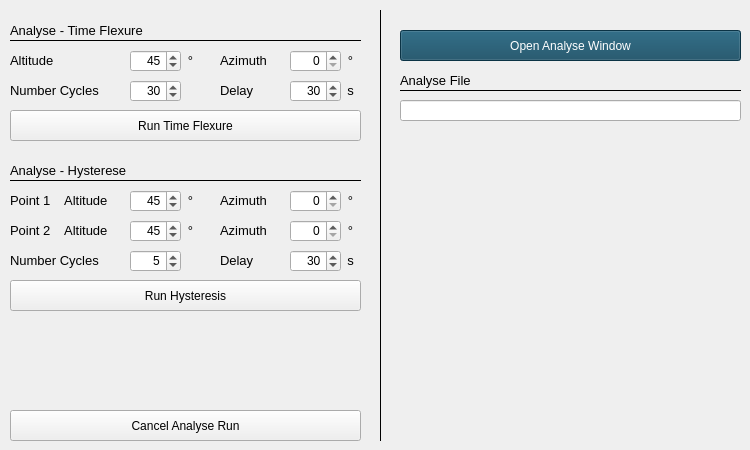
   <widget class="QWidget" name="tab_5">
    <attribute name="title">
     <string>Analyse Model</string>
    </attribute>
    <widget class="QLabel" name="label_107">
     <property name="geometry">
      <rect>
       <x>10</x>
       <y>20</y>
       <width>351</width>
       <height>21</height>
      </rect>
     </property>
     <property name="font">
      <font>
       <pointsize>10</pointsize>
      </font>
     </property>
     <property name="text">
      <string>Analyse - Time Flexure</string>
     </property>
    </widget>
    <widget class="QPushButton" name="btn_cancelAnalyseModel">
     <property name="geometry">
      <rect>
       <x>10</x>
       <y>410</y>
       <width>351</width>
       <height>31</height>
      </rect>
     </property>
     <property name="toolTip">
      <string>&lt;html&gt;&lt;head/&gt;&lt;body&gt;&lt;p&gt;Cancels a analyse cycle by constant pointing alt/az and measuring the error (next point)&lt;/p&gt;&lt;/body&gt;&lt;/html&gt;</string>
     </property>
     <property name="text">
      <string>Cancel Analyse Run</string>
     </property>
    </widget>
    <widget class="QPushButton" name="btn_runTimeChangeModel">
     <property name="geometry">
      <rect>
       <x>10</x>
       <y>110</y>
       <width>351</width>
       <height>31</height>
      </rect>
     </property>
     <property name="toolTip">
      <string>&lt;html&gt;&lt;head/&gt;&lt;body&gt;&lt;p&gt;Runs a analyse cycle by constant pointing alt/az and measuring the error&lt;/p&gt;&lt;/body&gt;&lt;/html&gt;</string>
     </property>
     <property name="text">
      <string>Run Time Flexure</string>
     </property>
    </widget>
    <widget class="Line" name="line_33">
     <property name="geometry">
      <rect>
       <x>10</x>
       <y>30</y>
       <width>351</width>
       <height>21</height>
      </rect>
     </property>
     <property name="frameShadow">
      <enum>QFrame::Plain</enum>
     </property>
     <property name="orientation">
      <enum>Qt::Horizontal</enum>
     </property>
    </widget>
    <widget class="QLabel" name="label_174">
     <property name="geometry">
      <rect>
       <x>10</x>
       <y>50</y>
       <width>51</width>
       <height>21</height>
      </rect>
     </property>
     <property name="font">
      <font>
       <pointsize>10</pointsize>
      </font>
     </property>
     <property name="text">
      <string>Altitude</string>
     </property>
    </widget>
    <widget class="QDoubleSpinBox" name="azimuthTimeChange">
     <property name="geometry">
      <rect>
       <x>290</x>
       <y>50</y>
       <width>51</width>
       <height>22</height>
      </rect>
     </property>
     <property name="alignment">
      <set>Qt::AlignRight|Qt::AlignTrailing|Qt::AlignVCenter</set>
     </property>
     <property name="decimals">
      <number>0</number>
     </property>
     <property name="maximum">
      <double>359.000000000000000</double>
     </property>
     <property name="singleStep">
      <double>1.000000000000000</double>
     </property>
     <property name="value">
      <double>0.000000000000000</double>
     </property>
    </widget>
    <widget class="QLabel" name="label_175">
     <property name="geometry">
      <rect>
       <x>220</x>
       <y>50</y>
       <width>51</width>
       <height>21</height>
      </rect>
     </property>
     <property name="font">
      <font>
       <pointsize>10</pointsize>
      </font>
     </property>
     <property name="text">
      <string>Azimuth</string>
     </property>
    </widget>
    <widget class="QDoubleSpinBox" name="altitudeTimeChange">
     <property name="geometry">
      <rect>
       <x>130</x>
       <y>50</y>
       <width>51</width>
       <height>22</height>
      </rect>
     </property>
     <property name="alignment">
      <set>Qt::AlignRight|Qt::AlignTrailing|Qt::AlignVCenter</set>
     </property>
     <property name="decimals">
      <number>0</number>
     </property>
     <property name="minimum">
      <double>0.000000000000000</double>
     </property>
     <property name="maximum">
      <double>90.000000000000000</double>
     </property>
     <property name="singleStep">
      <double>1.000000000000000</double>
     </property>
     <property name="value">
      <double>45.000000000000000</double>
     </property>
    </widget>
    <widget class="QLabel" name="label_176">
     <property name="geometry">
      <rect>
       <x>10</x>
       <y>80</y>
       <width>101</width>
       <height>21</height>
      </rect>
     </property>
     <property name="font">
      <font>
       <pointsize>10</pointsize>
      </font>
     </property>
     <property name="text">
      <string>Number Cycles</string>
     </property>
    </widget>
    <widget class="QDoubleSpinBox" name="numberRunsTimeChange">
     <property name="geometry">
      <rect>
       <x>130</x>
       <y>80</y>
       <width>51</width>
       <height>22</height>
      </rect>
     </property>
     <property name="alignment">
      <set>Qt::AlignRight|Qt::AlignTrailing|Qt::AlignVCenter</set>
     </property>
     <property name="decimals">
      <number>0</number>
     </property>
     <property name="minimum">
      <double>10.000000000000000</double>
     </property>
     <property name="maximum">
      <double>300.000000000000000</double>
     </property>
     <property name="singleStep">
      <double>1.000000000000000</double>
     </property>
     <property name="value">
      <double>30.000000000000000</double>
     </property>
    </widget>
    <widget class="QLabel" name="label_111">
     <property name="geometry">
      <rect>
       <x>340</x>
       <y>50</y>
       <width>21</width>
       <height>20</height>
      </rect>
     </property>
     <property name="font">
      <font>
       <pointsize>10</pointsize>
      </font>
     </property>
     <property name="text">
      <string>°</string>
     </property>
     <property name="alignment">
      <set>Qt::AlignCenter</set>
     </property>
     <property name="wordWrap">
      <bool>false</bool>
     </property>
    </widget>
    <widget class="QLabel" name="label_112">
     <property name="geometry">
      <rect>
       <x>180</x>
       <y>50</y>
       <width>21</width>
       <height>20</height>
      </rect>
     </property>
     <property name="font">
      <font>
       <pointsize>10</pointsize>
      </font>
     </property>
     <property name="text">
      <string>°</string>
     </property>
     <property name="alignment">
      <set>Qt::AlignCenter</set>
     </property>
     <property name="wordWrap">
      <bool>false</bool>
     </property>
    </widget>
    <widget class="QLabel" name="label_177">
     <property name="geometry">
      <rect>
       <x>220</x>
       <y>80</y>
       <width>41</width>
       <height>21</height>
      </rect>
     </property>
     <property name="font">
      <font>
       <pointsize>10</pointsize>
      </font>
     </property>
     <property name="text">
      <string>Delay</string>
     </property>
    </widget>
    <widget class="QDoubleSpinBox" name="delayTimeTimeChange">
     <property name="geometry">
      <rect>
       <x>290</x>
       <y>80</y>
       <width>51</width>
       <height>22</height>
      </rect>
     </property>
     <property name="alignment">
      <set>Qt::AlignRight|Qt::AlignTrailing|Qt::AlignVCenter</set>
     </property>
     <property name="decimals">
      <number>0</number>
     </property>
     <property name="minimum">
      <double>1.000000000000000</double>
     </property>
     <property name="maximum">
      <double>300.000000000000000</double>
     </property>
     <property name="singleStep">
      <double>1.000000000000000</double>
     </property>
     <property name="value">
      <double>30.000000000000000</double>
     </property>
    </widget>
    <widget class="QLabel" name="label_115">
     <property name="geometry">
      <rect>
       <x>340</x>
       <y>80</y>
       <width>21</width>
       <height>20</height>
      </rect>
     </property>
     <property name="font">
      <font>
       <pointsize>10</pointsize>
      </font>
     </property>
     <property name="text">
      <string>s</string>
     </property>
     <property name="alignment">
      <set>Qt::AlignCenter</set>
     </property>
     <property name="wordWrap">
      <bool>false</bool>
     </property>
    </widget>
    <widget class="QLabel" name="label_118">
     <property name="geometry">
      <rect>
       <x>10</x>
       <y>160</y>
       <width>351</width>
       <height>21</height>
      </rect>
     </property>
     <property name="font">
      <font>
       <pointsize>10</pointsize>
      </font>
     </property>
     <property name="text">
      <string>Analyse - Hysterese</string>
     </property>
    </widget>
    <widget class="Line" name="line_37">
     <property name="geometry">
      <rect>
       <x>10</x>
       <y>170</y>
       <width>291</width>
       <height>21</height>
      </rect>
     </property>
     <property name="frameShadow">
      <enum>QFrame::Plain</enum>
     </property>
     <property name="orientation">
      <enum>Qt::Horizontal</enum>
     </property>
    </widget>
    <widget class="QPushButton" name="btn_runHystereseModel">
     <property name="geometry">
      <rect>
       <x>10</x>
       <y>280</y>
       <width>351</width>
       <height>31</height>
      </rect>
     </property>
     <property name="toolTip">
      <string>&lt;html&gt;&lt;head/&gt;&lt;body&gt;&lt;p&gt;Runs a analyse cycle by swapping two alt/az positions and measuring the error&lt;/p&gt;&lt;/body&gt;&lt;/html&gt;</string>
     </property>
     <property name="text">
      <string>Run Hysteresis</string>
     </property>
    </widget>
    <widget class="ClickableLineEdit" name="le_analyseFileName">
     <property name="geometry">
      <rect>
       <x>400</x>
       <y>100</y>
       <width>341</width>
       <height>21</height>
      </rect>
     </property>
     <property name="font">
      <font>
       <family>Courier</family>
       <pointsize>10</pointsize>
       <weight>75</weight>
       <bold>true</bold>
      </font>
     </property>
     <property name="mouseTracking">
      <bool>false</bool>
     </property>
     <property name="acceptDrops">
      <bool>false</bool>
     </property>
     <property name="toolTip">
      <string>&lt;html&gt;&lt;head/&gt;&lt;body&gt;&lt;p&gt;Name of Analysis file, where the data ist stored.&lt;/p&gt;&lt;p&gt;Please Double Click to select.&lt;/p&gt;&lt;/body&gt;&lt;/html&gt;</string>
     </property>
     <property name="layoutDirection">
      <enum>Qt::RightToLeft</enum>
     </property>
     <property name="readOnly">
      <bool>false</bool>
     </property>
    </widget>
    <widget class="Line" name="line_29">
     <property name="geometry">
      <rect>
       <x>400</x>
       <y>80</y>
       <width>341</width>
       <height>21</height>
      </rect>
     </property>
     <property name="frameShadow">
      <enum>QFrame::Plain</enum>
     </property>
     <property name="orientation">
      <enum>Qt::Horizontal</enum>
     </property>
    </widget>
    <widget class="QPushButton" name="btn_openAnalyseWindow">
     <property name="geometry">
      <rect>
       <x>400</x>
       <y>30</y>
       <width>341</width>
       <height>31</height>
      </rect>
     </property>
     <property name="toolTip">
      <string>&lt;html&gt;&lt;head/&gt;&lt;body&gt;&lt;p&gt;Opens the analyse Popup Window&lt;/p&gt;&lt;/body&gt;&lt;/html&gt;</string>
     </property>
     <property name="styleSheet">
      <string notr="true">background-color: rgb(16, 72, 96);
color: rgb(255,255,255);</string>
     </property>
     <property name="text">
      <string>Open Analyse Window</string>
     </property>
    </widget>
    <widget class="QLabel" name="label_99">
     <property name="geometry">
      <rect>
       <x>400</x>
       <y>70</y>
       <width>191</width>
       <height>21</height>
      </rect>
     </property>
     <property name="font">
      <font>
       <pointsize>10</pointsize>
      </font>
     </property>
     <property name="text">
      <string>Analyse File</string>
     </property>
    </widget>
    <widget class="QLabel" name="label_182">
     <property name="geometry">
      <rect>
       <x>220</x>
       <y>220</y>
       <width>51</width>
       <height>21</height>
      </rect>
     </property>
     <property name="font">
      <font>
       <pointsize>10</pointsize>
      </font>
     </property>
     <property name="text">
      <string>Azimuth</string>
     </property>
    </widget>
    <widget class="QDoubleSpinBox" name="numberRunsHysterese">
     <property name="geometry">
      <rect>
       <x>130</x>
       <y>250</y>
       <width>51</width>
       <height>22</height>
      </rect>
     </property>
     <property name="alignment">
      <set>Qt::AlignRight|Qt::AlignTrailing|Qt::AlignVCenter</set>
     </property>
     <property name="decimals">
      <number>0</number>
     </property>
     <property name="minimum">
      <double>1.000000000000000</double>
     </property>
     <property name="maximum">
      <double>50.000000000000000</double>
     </property>
     <property name="singleStep">
      <double>1.000000000000000</double>
     </property>
     <property name="value">
      <double>5.000000000000000</double>
     </property>
    </widget>
    <widget class="QLabel" name="label_183">
     <property name="geometry">
      <rect>
       <x>10</x>
       <y>250</y>
       <width>91</width>
       <height>21</height>
      </rect>
     </property>
     <property name="font">
      <font>
       <pointsize>10</pointsize>
      </font>
     </property>
     <property name="text">
      <string>Number Cycles</string>
     </property>
    </widget>
    <widget class="QLabel" name="label_184">
     <property name="geometry">
      <rect>
       <x>220</x>
       <y>250</y>
       <width>41</width>
       <height>21</height>
      </rect>
     </property>
     <property name="font">
      <font>
       <pointsize>10</pointsize>
      </font>
     </property>
     <property name="text">
      <string>Delay</string>
     </property>
    </widget>
    <widget class="QDoubleSpinBox" name="delayTimeHysterese">
     <property name="geometry">
      <rect>
       <x>290</x>
       <y>250</y>
       <width>51</width>
       <height>22</height>
      </rect>
     </property>
     <property name="alignment">
      <set>Qt::AlignRight|Qt::AlignTrailing|Qt::AlignVCenter</set>
     </property>
     <property name="decimals">
      <number>0</number>
     </property>
     <property name="minimum">
      <double>1.000000000000000</double>
     </property>
     <property name="maximum">
      <double>300.000000000000000</double>
     </property>
     <property name="singleStep">
      <double>1.000000000000000</double>
     </property>
     <property name="value">
      <double>30.000000000000000</double>
     </property>
    </widget>
    <widget class="QDoubleSpinBox" name="azimuthHysterese2">
     <property name="geometry">
      <rect>
       <x>290</x>
       <y>220</y>
       <width>51</width>
       <height>22</height>
      </rect>
     </property>
     <property name="alignment">
      <set>Qt::AlignRight|Qt::AlignTrailing|Qt::AlignVCenter</set>
     </property>
     <property name="decimals">
      <number>0</number>
     </property>
     <property name="maximum">
      <double>359.000000000000000</double>
     </property>
     <property name="singleStep">
      <double>1.000000000000000</double>
     </property>
     <property name="value">
      <double>0.000000000000000</double>
     </property>
    </widget>
    <widget class="QLabel" name="label_117">
     <property name="geometry">
      <rect>
       <x>340</x>
       <y>250</y>
       <width>21</width>
       <height>20</height>
      </rect>
     </property>
     <property name="font">
      <font>
       <pointsize>10</pointsize>
      </font>
     </property>
     <property name="text">
      <string>s</string>
     </property>
     <property name="alignment">
      <set>Qt::AlignCenter</set>
     </property>
     <property name="wordWrap">
      <bool>false</bool>
     </property>
    </widget>
    <widget class="QLabel" name="label_114">
     <property name="geometry">
      <rect>
       <x>180</x>
       <y>220</y>
       <width>21</width>
       <height>20</height>
      </rect>
     </property>
     <property name="font">
      <font>
       <pointsize>10</pointsize>
      </font>
     </property>
     <property name="text">
      <string>°</string>
     </property>
     <property name="alignment">
      <set>Qt::AlignCenter</set>
     </property>
     <property name="wordWrap">
      <bool>false</bool>
     </property>
    </widget>
    <widget class="QDoubleSpinBox" name="altitudeHysterese2">
     <property name="geometry">
      <rect>
       <x>130</x>
       <y>220</y>
       <width>51</width>
       <height>22</height>
      </rect>
     </property>
     <property name="alignment">
      <set>Qt::AlignRight|Qt::AlignTrailing|Qt::AlignVCenter</set>
     </property>
     <property name="decimals">
      <number>0</number>
     </property>
     <property name="minimum">
      <double>0.000000000000000</double>
     </property>
     <property name="maximum">
      <double>90.000000000000000</double>
     </property>
     <property name="singleStep">
      <double>1.000000000000000</double>
     </property>
     <property name="value">
      <double>45.000000000000000</double>
     </property>
    </widget>
    <widget class="QLabel" name="label_119">
     <property name="geometry">
      <rect>
       <x>340</x>
       <y>220</y>
       <width>21</width>
       <height>20</height>
      </rect>
     </property>
     <property name="font">
      <font>
       <pointsize>10</pointsize>
      </font>
     </property>
     <property name="text">
      <string>°</string>
     </property>
     <property name="alignment">
      <set>Qt::AlignCenter</set>
     </property>
     <property name="wordWrap">
      <bool>false</bool>
     </property>
    </widget>
    <widget class="QLabel" name="label_185">
     <property name="geometry">
      <rect>
       <x>10</x>
       <y>190</y>
       <width>101</width>
       <height>21</height>
      </rect>
     </property>
     <property name="font">
      <font>
       <pointsize>10</pointsize>
      </font>
     </property>
     <property name="text">
      <string>Point 1    Altitude</string>
     </property>
    </widget>
    <widget class="QLabel" name="label_120">
     <property name="geometry">
      <rect>
       <x>180</x>
       <y>190</y>
       <width>21</width>
       <height>20</height>
      </rect>
     </property>
     <property name="font">
      <font>
       <pointsize>10</pointsize>
      </font>
     </property>
     <property name="text">
      <string>°</string>
     </property>
     <property name="alignment">
      <set>Qt::AlignCenter</set>
     </property>
     <property name="wordWrap">
      <bool>false</bool>
     </property>
    </widget>
    <widget class="QLabel" name="label_121">
     <property name="geometry">
      <rect>
       <x>340</x>
       <y>190</y>
       <width>21</width>
       <height>20</height>
      </rect>
     </property>
     <property name="font">
      <font>
       <pointsize>10</pointsize>
      </font>
     </property>
     <property name="text">
      <string>°</string>
     </property>
     <property name="alignment">
      <set>Qt::AlignCenter</set>
     </property>
     <property name="wordWrap">
      <bool>false</bool>
     </property>
    </widget>
    <widget class="QDoubleSpinBox" name="azimuthHysterese1">
     <property name="geometry">
      <rect>
       <x>290</x>
       <y>190</y>
       <width>51</width>
       <height>22</height>
      </rect>
     </property>
     <property name="alignment">
      <set>Qt::AlignRight|Qt::AlignTrailing|Qt::AlignVCenter</set>
     </property>
     <property name="decimals">
      <number>0</number>
     </property>
     <property name="maximum">
      <double>359.000000000000000</double>
     </property>
     <property name="singleStep">
      <double>1.000000000000000</double>
     </property>
     <property name="value">
      <double>0.000000000000000</double>
     </property>
    </widget>
    <widget class="QDoubleSpinBox" name="altitudeHysterese1">
     <property name="geometry">
      <rect>
       <x>130</x>
       <y>190</y>
       <width>51</width>
       <height>22</height>
      </rect>
     </property>
     <property name="alignment">
      <set>Qt::AlignRight|Qt::AlignTrailing|Qt::AlignVCenter</set>
     </property>
     <property name="decimals">
      <number>0</number>
     </property>
     <property name="minimum">
      <double>0.000000000000000</double>
     </property>
     <property name="maximum">
      <double>90.000000000000000</double>
     </property>
     <property name="singleStep">
      <double>1.000000000000000</double>
     </property>
     <property name="value">
      <double>45.000000000000000</double>
     </property>
    </widget>
    <widget class="QLabel" name="label_186">
     <property name="geometry">
      <rect>
       <x>220</x>
       <y>190</y>
       <width>51</width>
       <height>21</height>
      </rect>
     </property>
     <property name="font">
      <font>
       <pointsize>10</pointsize>
      </font>
     </property>
     <property name="text">
      <string>Azimuth</string>
     </property>
    </widget>
    <widget class="Line" name="line_43">
     <property name="geometry">
      <rect>
       <x>10</x>
       <y>170</y>
       <width>351</width>
       <height>21</height>
      </rect>
     </property>
     <property name="frameShadow">
      <enum>QFrame::Plain</enum>
     </property>
     <property name="orientation">
      <enum>Qt::Horizontal</enum>
     </property>
    </widget>
    <widget class="QLabel" name="label_187">
     <property name="geometry">
      <rect>
       <x>10</x>
       <y>220</y>
       <width>101</width>
       <height>21</height>
      </rect>
     </property>
     <property name="font">
      <font>
       <pointsize>10</pointsize>
      </font>
     </property>
     <property name="text">
      <string>Point 2    Altitude</string>
     </property>
    </widget>
    <widget class="Line" name="line_52">
     <property name="geometry">
      <rect>
       <x>370</x>
       <y>10</y>
       <width>21</width>
       <height>431</height>
      </rect>
     </property>
     <property name="frameShadow">
      <enum>QFrame::Plain</enum>
     </property>
     <property name="orientation">
      <enum>Qt::Vertical</enum>
     </property>
    </widget>
   </widget>
